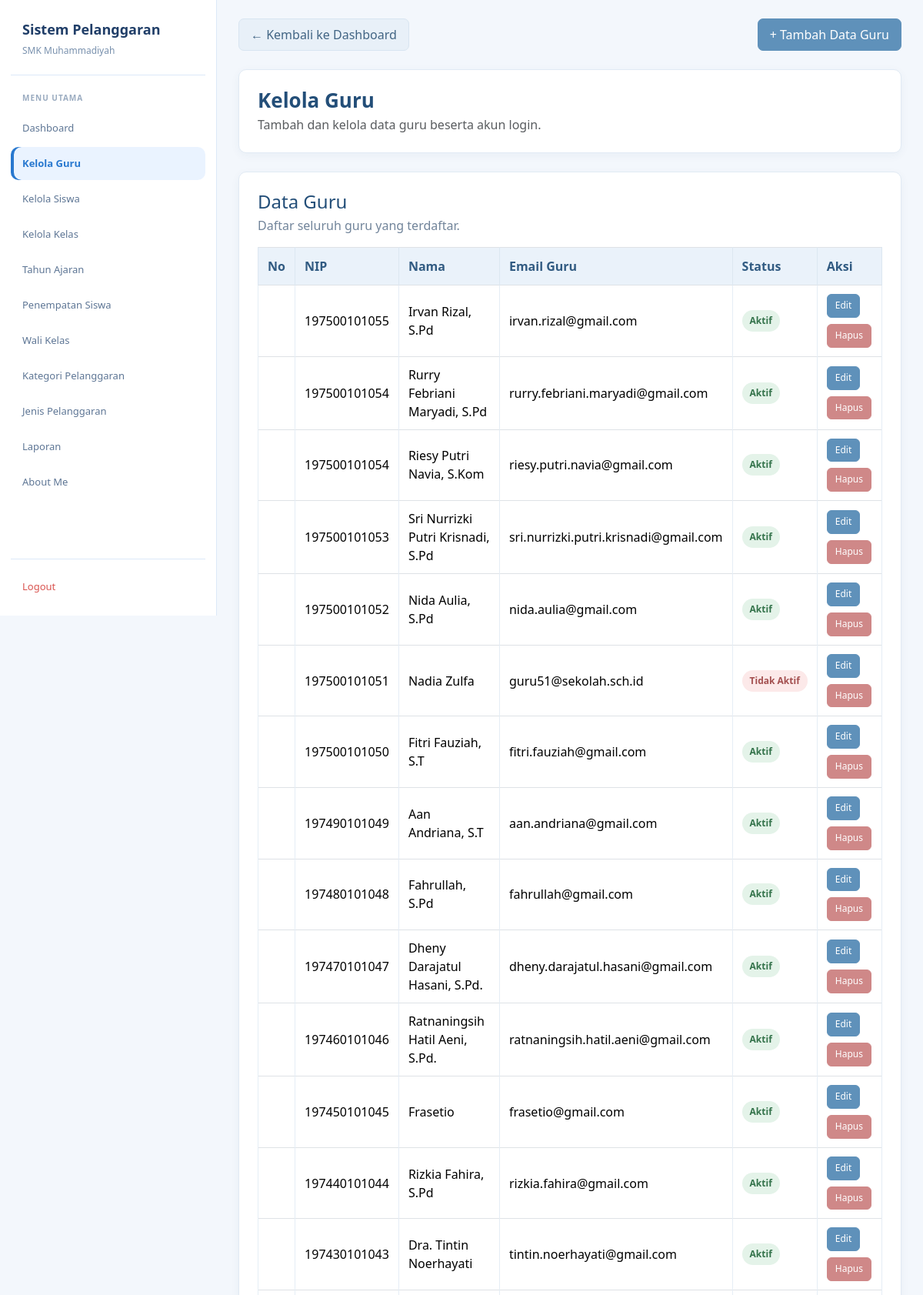
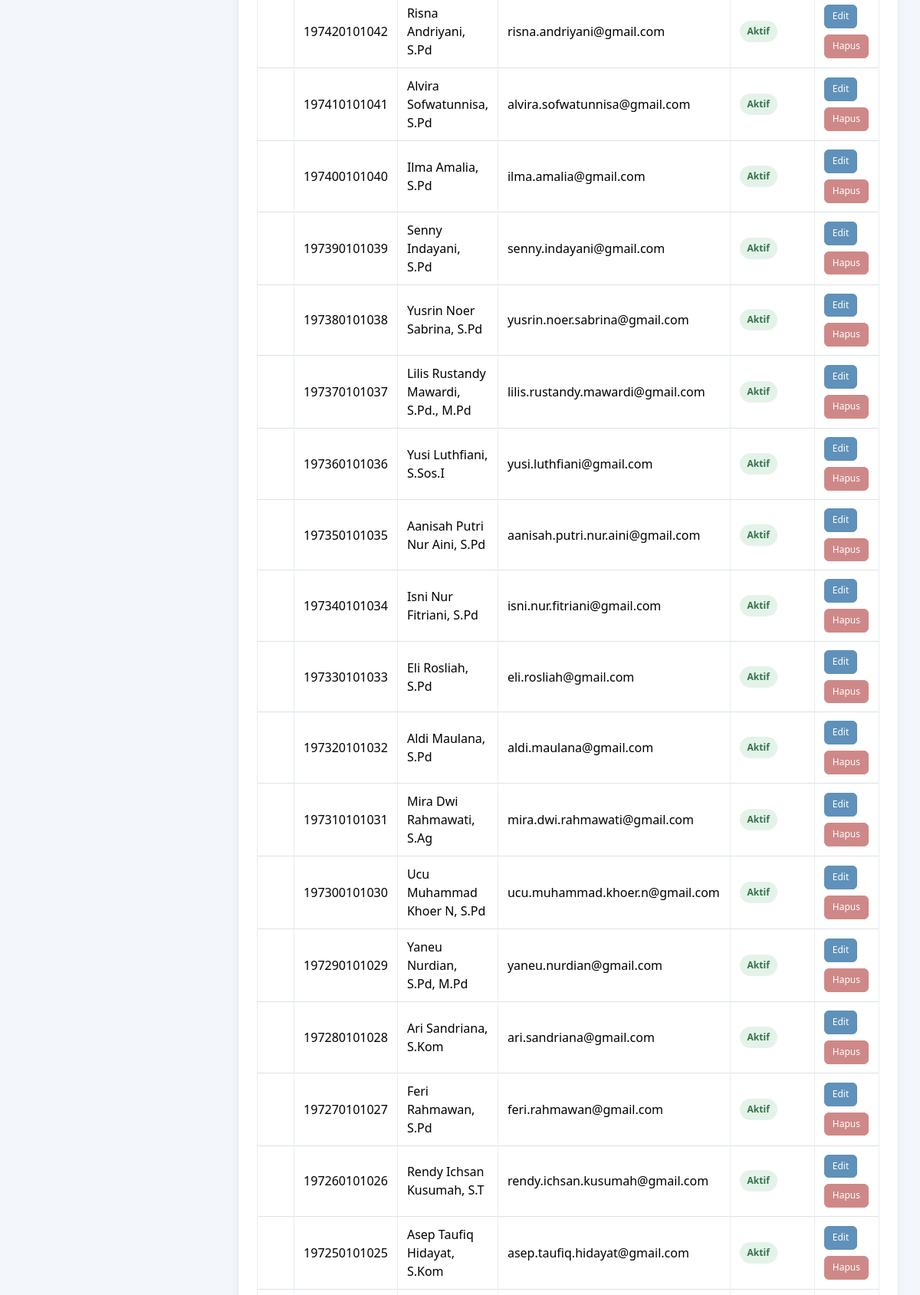
Page /admin/guru.php (signed in, upper part) on the committed database (2 pictures, top to bottom).
### tables this page shows
CREATE TABLE `t_guru` (
  `id` int(11) NOT NULL,
  `nip` varchar(30) NOT NULL,
  `nama` varchar(150) NOT NULL,
  `email` varchar(150) NOT NULL,
  `status_aktif` tinyint(1) NOT NULL,
  `user_id` int(11) DEFAULT NULL,
  `created_at` timestamp NULL DEFAULT current_timestamp(),
  `updated_at` timestamp NULL DEFAULT current_timestamp()
);

### admin/guru.php (the view, shortened to what this page needs)
<?php
include "../config/koneksi.php";
mysqli_set_charset($koneksi, 'utf8mb4');
$bukaForm = false;
function e($value): string {
    return htmlspecialchars((string)($value ?? ''), ENT_QUOTES, 'UTF-8');
}
try {
    $query = mysqli_query(
        $koneksi,
        "SELECT
            g.id,
            g.nip,
            g.nama,
            g.email,
            g.status_aktif
         FROM t_guru g
         ORDER BY g.id DESC"
    );
} catch (mysqli_sql_exception $error) {
    $query = false;
    $pesan = 'Data guru gagal dimuat. Periksa tabel dan kolom pada t_guru.';
    $jenis_pesan = 'danger';
}
?>
<!DOCTYPE html>
<html lang="id">
<head>
    <link href="https://cdn.jsdelivr.net/npm/bootstrap@5.3.8/dist/css/bootstrap.min.css" rel="stylesheet">
    <link href="https://cdn.datatables.net/2.3.4/css/dataTables.bootstrap5.min.css" rel="stylesheet">
</head>
<body>
<aside class="sidebar">
    <?php include "layout/sidebar.php"; ?>
</aside>
<main class="main">
    <div class="container py-2">
        <div class="d-flex flex-wrap justify-content-between align-items-center gap-2 mb-4">
            <a href="../dashboard.php" class="btn btn-secondary">
                &larr; Kembali ke Dashboard
            </a>
            <button
                type="button"
                class="btn btn-primary"
                id="tombolTambah"
                style="<?= $bukaForm ? 'display:none;' : ''; ?>"
                aria-expanded="<?= $bukaForm ? 'true' : 'false'; ?>"
                aria-controls="formTambahGuru"
            >
                + Tambah Data Guru
            </button>
        </div>
        <div class="card mb-4">
            <div class="card-body">
                <h2 class="judul mb-1">
                    Kelola Guru
                </h2>
                <p class="text-muted mb-0">
                    Tambah dan kelola data guru beserta akun login.
                </p>
            </div>
        </div>
        <div class="card">
            <div class="card-body">
                <h4 class="mb-1">
                    Data Guru
                </h4>
                <p class="keterangan mb-3">
                    Daftar seluruh guru yang terdaftar.
                </p>
                <div class="table-responsive">
                    <table
                        id="tabelGuru"
                        class="table table-bordered table-hover align-middle w-100"
                    >
                        <thead>
                            <tr>
                                <th style="width:60px">No</th>
                                <th>NIP</th>
                                <th>Nama</th>
                                <th>Email Guru</th>
                                <th>Status</th>
                                <th style="width:150px">Aksi</th>
                            </tr>
                        </thead>
                        <tbody>
                            <?php if ($query && mysqli_num_rows($query) > 0): ?>
                                <?php while ($guru = mysqli_fetch_assoc($query)): ?>
                                    <tr>
                                        <td></td>
                                        <td>
                                            <?= e($guru['nip'] ?? ''); ?>
                                        </td>
                                        <td>
                                            <?= e($guru['nama'] ?? ''); ?>
                                        </td>
                                        <td>
                                            <?= e($guru['email'] ?? ''); ?>
                                        </td>
                                        <td>
                                            <?php if ((int)($guru['status_aktif'] ?? 0) === 1): ?>
                                                <span class="status-aktif">
                                                    Aktif
                                                </span>
                                            <?php else: ?>
                                                <span class="status-nonaktif">
                                                    Tidak Aktif
                                                </span>
                                            <?php endif; ?>
                                        </td>
                                        <td>
                                            <div class="d-flex flex-wrap gap-2">
                                                <a
                                                    href="edit_guru.php?id=<?= (int)$guru['id']; ?>"
                                                    class="btn btn-sm btn-primary"
                                                >
                                                    Edit
                                                </a>
                                                <a
                                                    href="hapus_guru.php?id=<?= (int)$guru['id']; ?>"
                                                    class="btn btn-sm btn-danger"
                                                    onclick="return confirm('Yakin ingin menghapus guru ini?')"
                                                >
                                                    Hapus
                                                </a>
                                            </div>
                                        </td>
                                    </tr>
                                <?php endwhile; ?>
                            <?php endif; ?>
                        </tbody>
                    </table>
                </div>
            </div>
        </div>
    </div>
</main>
</body>
</html>

### admin/guru.php (style rules this page uses)
:root { --blue: #2878cf; --blue-dark: #203e68; --blue-soft: #eaf3ff; --page: #f3f7fc; --white: #fff; --text: #2f435a; --muted: #7890ad; --line: #dce9f8; }
* { box-sizing: border-box; }
body { margin: 0; background: var(--page); color: var(--text); font-family: "Segoe UI", Arial, sans-serif; font-size: 16px; }
a { text-decoration: none; }
.sidebar { position: fixed; left: 0; top: 0; width: 282px; min-width: 282px; height: 100vh; overflow-y: auto; background: var(--white); border-right: 1px solid var(--line); padding: 25px 14px 16px; display: flex; flex-direction: column; z-index: 1000; }
.main { margin-left: 282px; min-height: 100vh; padding: 24px 28px 40px; }
.container { width: 100%; max-width: none !important; margin: 0 auto; padding: 0 !important; }
.judul, h4 { color: #234e78; }
.judul { font-size: 26px; font-weight: 700; }
.card { border: 1px solid #e1eaf4 !important; border-radius: 10px; box-shadow: 0 3px 12px rgba(35, 78, 120, .05) !important; }
.card-body { padding: 24px; }
.btn { border-radius: 7px; font-family: "Segoe UI", Arial, sans-serif; font-size: 16px; font-weight: 400; line-height: 1.5; padding: 8px 15px; transition: background-color .15s ease, border-color .15s ease; }
.btn-primary { --bs-btn-color: #fff; --bs-btn-bg: #5f91ba; --bs-btn-border-color: #5f91ba; --bs-btn-hover-color: #fff; --bs-btn-hover-bg: #4b7fa9; --bs-btn-hover-border-color: #4b7fa9; }
.btn-secondary { --bs-btn-bg: #e8f0f8; --bs-btn-border-color: #d8e5f1; --bs-btn-color: #426584; --bs-btn-hover-bg: #dceaf6; --bs-btn-hover-border-color: #cbddeb; --bs-btn-hover-color: #234e78; }
.btn-danger { --bs-btn-color: #fff; --bs-btn-bg: #cf8888; --bs-btn-border-color: #cf8888; --bs-btn-hover-color: #fff; --bs-btn-hover-bg: #bd7777; --bs-btn-hover-border-color: #bd7777; }
.btn-sm { padding: 6px 10px; font-size: 12px; line-height: 1.4; border-radius: 6px; }
.table { color: #344b63; vertical-align: middle; margin-bottom: 0; font-size: 16px; }
.table thead th { background: #eaf2fa; color: #315b82; border-color: #dce7f1; font-weight: 600; padding: 12px; white-space: nowrap; }
.table tbody td { border-color: #e5edf5; padding: 11px 12px; }
.status-aktif, .status-nonaktif { display: inline-block; padding: 5px 10px; border-radius: 20px; font-size: 12px; font-weight: 600; white-space: nowrap; }
.status-aktif { background: #e4f3e9; color: #34734b; }
.status-nonaktif { background: #fce9e9; color: #a34f4f; }
.keterangan { color: #71849a; font-size: 16px; }
.table-responsive { width: 100%; }

### rows in the picture
t_guru: nip "197500101055", nama "Irvan Rizal, S.Pd", email "irvan.rizal@gmail.com", status_aktif "Aktif"
t_guru: nip "197500101054", nama "Rurry Febriani Maryadi, S.Pd", email "rurry.febriani.maryadi@gmail.com", status_aktif "Aktif"
t_guru: nip "197500101054", nama "Riesy Putri Navia, S.Kom", email "riesy.putri.navia@gmail.com", status_aktif "Aktif"
t_guru: nip "197500101053", nama "Sri Nurrizki Putri Krisnadi, S.Pd", email "sri.nurrizki.putri.krisnadi@gmail.com", status_aktif "Aktif"
t_guru: nip "197500101052", nama "Nida Aulia, S.Pd", email "nida.aulia@gmail.com", status_aktif "Aktif"
t_guru: nip "197500101051", nama "Nadia Zulfa", email "guru51@sekolah.sch.id", status_aktif "Tidak Aktif"
t_guru: nip "197500101050", nama "Fitri Fauziah, S.T", email "fitri.fauziah@gmail.com", status_aktif "Aktif"
t_guru: nip "197490101049", nama "Aan Andriana, S.T", email "aan.andriana@gmail.com", status_aktif "Aktif"
t_guru: nip "197480101048", nama "Fahrullah, S.Pd", email "fahrullah@gmail.com", status_aktif "Aktif"
t_guru: nip "197470101047", nama "Dheny Darajatul Hasani, S.Pd.", email "dheny.darajatul.hasani@gmail.com", status_aktif "Aktif"
t_guru: nip "197460101046", nama "Ratnaningsih Hatil Aeni, S.Pd.", email "ratnaningsih.hatil.aeni@gmail.com", status_aktif "Aktif"
t_guru: nip "197450101045", nama "Frasetio", email "frasetio@gmail.com", status_aktif "Aktif"
t_guru: nip "197440101044", nama "Rizkia Fahira, S.Pd", email "rizkia.fahira@gmail.com", status_aktif "Aktif"
t_guru: nip "197430101043", nama "Dra. Tintin Noerhayati", email "tintin.noerhayati@gmail.com", status_aktif "Aktif"
t_guru: nip "197420101042", nama "Risna Andriyani, S.Pd", email "risna.andriyani@gmail.com", status_aktif "Aktif"
t_guru: nip "197410101041", nama "Alvira Sofwatunnisa, S.Pd", email "alvira.sofwatunnisa@gmail.com", status_aktif "Aktif"
t_guru: nip "197400101040", nama "Ilma Amalia, S.Pd", email "ilma.amalia@gmail.com", status_aktif "Aktif"
t_guru: nip "197390101039", nama "Senny Indayani, S.Pd", email "senny.indayani@gmail.com", status_aktif "Aktif"
t_guru: nip "197380101038", nama "Yusrin Noer Sabrina, S.Pd", email "yusrin.noer.sabrina@gmail.com", status_aktif "Aktif"
t_guru: nip "197370101037", nama "Lilis Rustandy Mawardi, S.Pd., M.Pd", email "lilis.rustandy.mawardi@gmail.com", status_aktif "Aktif"
t_guru: nip "197360101036", nama "Yusi Luthfiani, S.Sos.I", email "yusi.luthfiani@gmail.com", status_aktif "Aktif"
t_guru: nip "197350101035", nama "Aanisah Putri Nur Aini, S.Pd", email "aanisah.putri.nur.aini@gmail.com", status_aktif "Aktif"
t_guru: nip "197340101034", nama "Isni Nur Fitriani, S.Pd", email "isni.nur.fitriani@gmail.com", status_aktif "Aktif"
t_guru: nip "197330101033", nama "Eli Rosliah, S.Pd", email "eli.rosliah@gmail.com", status_aktif "Aktif"
t_guru: nip "197320101032", nama "Aldi Maulana, S.Pd", email "aldi.maulana@gmail.com", status_aktif "Aktif"
t_guru: nip "197310101031", nama "Mira Dwi Rahmawati, S.Ag", email "mira.dwi.rahmawati@gmail.com", status_aktif "Aktif"
t_guru: nip "197300101030", nama "Ucu Muhammad Khoer N, S.Pd", email "ucu.muhammad.khoer.n@gmail.com", status_aktif "Aktif"
t_guru: nip "197290101029", nama "Yaneu Nurdian, S.Pd, M.Pd", email "yaneu.nurdian@gmail.com", status_aktif "Aktif"
t_guru: nip "197280101028", nama "Ari Sandriana, S.Kom", email "ari.sandriana@gmail.com", status_aktif "Aktif"
t_guru: nip "197270101027", nama "Feri Rahmawan, S.Pd", email "feri.rahmawan@gmail.com", status_aktif "Aktif"
t_guru: nip "197260101026", nama "Rendy Ichsan Kusumah, S.T", email "rendy.ichsan.kusumah@gmail.com", status_aktif "Aktif"
t_guru: nip "197250101025", nama "Asep Taufiq Hidayat, S.Kom", email "asep.taufiq.hidayat@gmail.com", status_aktif "Aktif"
